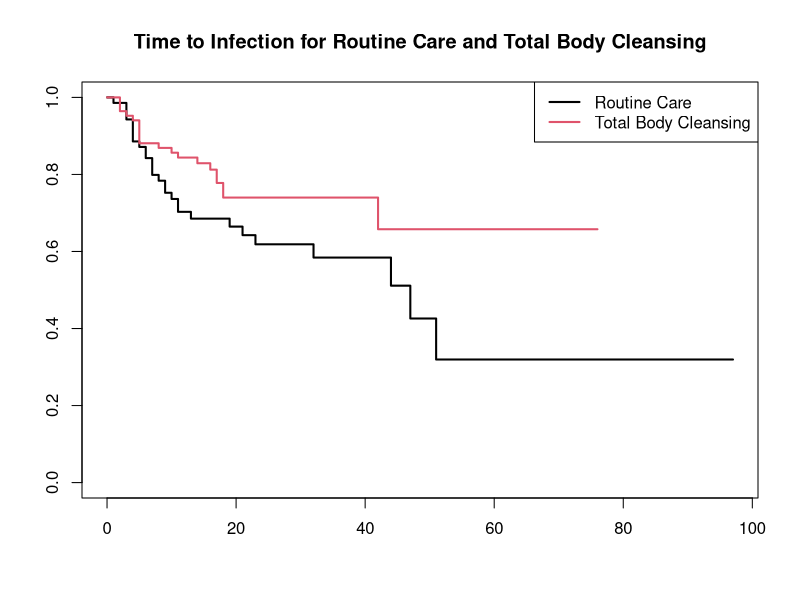

This chart was generated by the following R code:
require(KMsurv)
require(survival)
data(burn)

burn1 <- burn
burn1 <- data.frame(burn1,Treatment=factor(burn1$Z1,labels=c("Routine","Cleansing")))
burn1 <- data.frame(burn1,Gender=factor(burn1$Z2,labels=c("Male","Female")))
burn1 <- data.frame(burn1,Race=factor(burn1$Z3,labels=c("Nonwhite","White")))
burn1 <- data.frame(burn1,PercentBurned=burn1$Z4)
burn1 <- data.frame(burn1,SiteHead=factor(burn1$Z5,labels=c("NotBurned","Burned")))
burn1 <- data.frame(burn1,SiteButtock=factor(burn1$Z6,labels=c("NotBurned","Burned")))
burn1 <- data.frame(burn1,SiteTrunk=factor(burn1$Z7,labels=c("NotBurned","Burned")))
burn1 <- data.frame(burn1,SiteUpperLeg=factor(burn1$Z8,labels=c("NotBurned","Burned")))
burn1 <- data.frame(burn1,SiteLowerLeg=factor(burn1$Z9,labels=c("NotBurned","Burned")))
burn1 <- data.frame(burn1,SiteRespTract=factor(burn1$Z10,labels=c("NotBurned","Burned")))
burn1 <- data.frame(burn1,BurnType=factor(burn1$Z11,labels=c("Chemical","Scald","Electric","Flame")))

burn1.surv <- with(burn1,Surv(T3,D3))
plot(survfit(burn1.surv~Treatment,data=burn1),col=1:2,lwd=2)
title("Time to Infection for Routine Care and Total Body Cleansing")
legend("topright",c("Routine Care","Total Body Cleansing"),col=1:2,lwd=2)

print(survdiff(burn1.surv~Treatment,data=burn1))
